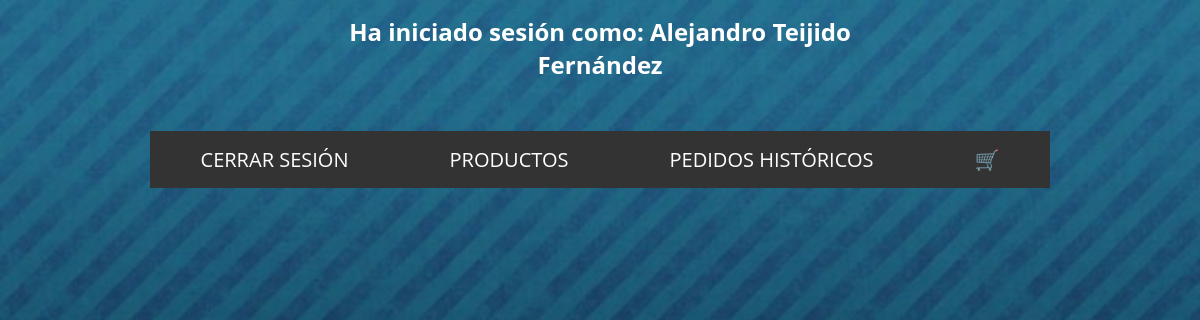
Page /SystemCare_inv/bienvenida.php (signed in) on the earlier database version.
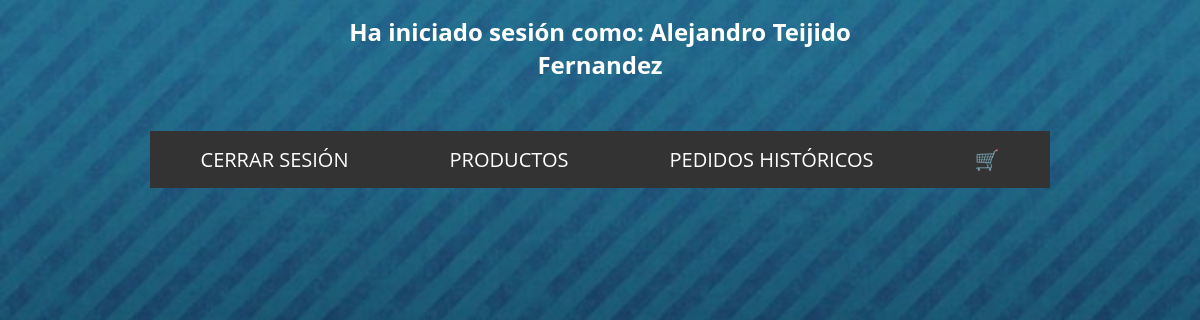
Same page on the later database version.
### tables this page shows
CREATE TABLE `usuarios` (
  `usuario` varchar(255) NOT NULL,
  `password` varchar(255) NOT NULL,
  `identidad` varchar(255) NOT NULL
);

### SystemCare_inv/bienvenida.php (the view, shortened to what this page needs)
<!DOCTYPE html>
<html lang="es">
<head>
	<link rel="stylesheet" href="css/style.css">
</head>
<body id="fondo">
<h1 style="top: 10px; right: 10px; color: white; font-size: 24px;text-align: center;">
	<?php
    $servername = "localhost";
    $username = "root";
    $password = "";
    $dbname = "SystemCare_inv";
$conn = mysqli_connect($servername, $username, $password, $dbname);
$sql = "SELECT identidad FROM usuarios WHERE usuario = ?";
$stmt = mysqli_prepare($conn, $sql);
$usuario = $_SESSION['usuario'];
mysqli_stmt_bind_param($stmt, "s", $usuario);
mysqli_stmt_execute($stmt);
$resultado = mysqli_stmt_get_result($stmt);
if ($fila = mysqli_fetch_assoc($resultado)) {
    $identidad = $fila['identidad'];
    echo "Ha iniciado sesión como: " . $identidad;
}
?>
</h1>
	<?php include_once('header.php');?>
</body>
</html>

Differences in the rows shown:
changed usuarios: identidad "Alejandro Teijido Fernández" → "Alejandro Teijido Fernandez"
